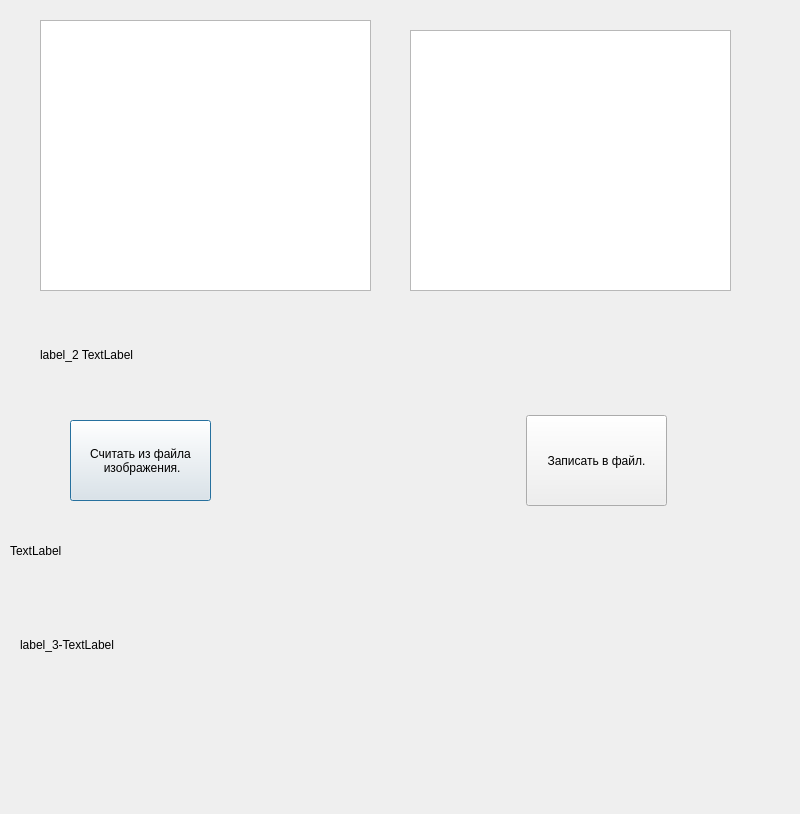
<?xml version="1.0" encoding="UTF-8"?>
<ui version="4.0">
 <class>Dialog</class>
 <widget class="QDialog" name="Dialog">
  <property name="geometry">
   <rect>
    <x>0</x>
    <y>0</y>
    <width>800</width>
    <height>814</height>
   </rect>
  </property>
  <property name="windowTitle">
   <string>Функция подачи сигналов на вход Dialog</string>
  </property>
  <widget class="QPushButton" name="pushButton">
   <property name="geometry">
    <rect>
     <x>70</x>
     <y>420</y>
     <width>141</width>
     <height>81</height>
    </rect>
   </property>
   <property name="text">
    <string>Считать из файла
 изображения.</string>
   </property>
  </widget>
  <widget class="QTextEdit" name="textEdit">
   <property name="geometry">
    <rect>
     <x>40</x>
     <y>20</y>
     <width>331</width>
     <height>271</height>
    </rect>
   </property>
  </widget>
  <widget class="QPushButton" name="pushButton_2">
   <property name="geometry">
    <rect>
     <x>526</x>
     <y>415</y>
     <width>141</width>
     <height>91</height>
    </rect>
   </property>
   <property name="text">
    <string>Записать в файл.</string>
   </property>
  </widget>
  <widget class="QTextEdit" name="textEdit_2">
   <property name="geometry">
    <rect>
     <x>410</x>
     <y>30</y>
     <width>321</width>
     <height>261</height>
    </rect>
   </property>
  </widget>
  <widget class="QLabel" name="label">
   <property name="geometry">
    <rect>
     <x>10</x>
     <y>520</y>
     <width>721</width>
     <height>61</height>
    </rect>
   </property>
   <property name="text">
    <string>TextLabel</string>
   </property>
  </widget>
  <widget class="QLabel" name="label_2">
   <property name="geometry">
    <rect>
     <x>40</x>
     <y>310</y>
     <width>711</width>
     <height>91</height>
    </rect>
   </property>
   <property name="text">
    <string>&lt;html&gt;&lt;head/&gt;&lt;body&gt;&lt;p&gt;label_2 TextLabel&lt;/p&gt;&lt;/body&gt;&lt;/html&gt;</string>
   </property>
  </widget>
  <widget class="QLabel" name="label_3">
   <property name="geometry">
    <rect>
     <x>20</x>
     <y>600</y>
     <width>731</width>
     <height>91</height>
    </rect>
   </property>
   <property name="text">
    <string>&lt;html&gt;&lt;head/&gt;&lt;body&gt;&lt;p&gt;label_3-TextLabel&lt;/p&gt;&lt;/body&gt;&lt;/html&gt;</string>
   </property>
  </widget>
 </widget>
 <resources/>
 <connections/>
</ui>
